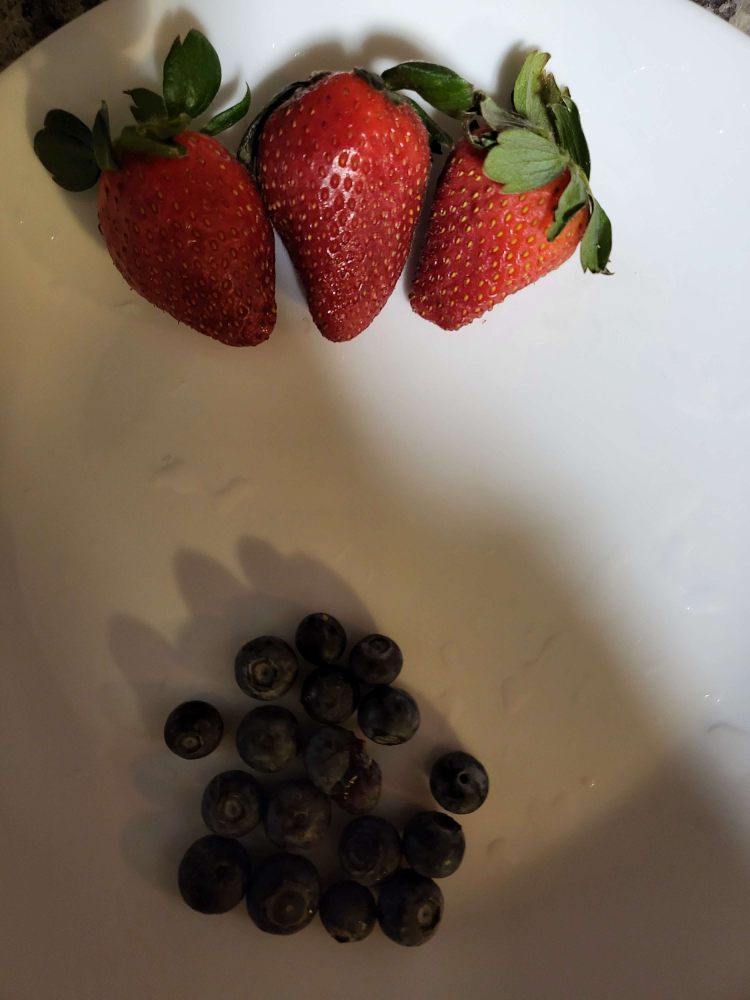
#> input picture Image/2mode.jpg, 3000 x 4000 px (shown at 1/4 size)
$ python -i filters.py   (imports and definitions only)
#> lines starting #> are read from the running program, lines starting #| are printed output that depends on the picture
#> further down, picture is the input picture: shape (4000, 3000, 3); mean B, G, R 94.5, 107.6, 126.3
import cv2
import numpy as np
import matplotlib as plt
from skimage.transform import resize

__all__ = ['']

def reduce_size(img, factor=2):
    # Resize the image to half its original size
    height, width = img.shape[:factor]
    img_resized = resize(img, (height//factor, width //
                         factor), anti_aliasing=False)
    return img_resized

def contrast_stretch(img):
    # Convert the image to a numpy array
    img = np.array(img)

    # Calculate the minimum and maximum values of the image
    min_val = np.min(img)
    max_val = np.max(img)

    # New minimum and maximum values
    output_min = 0
    output_max = 255

    # Contrast Stretch = Current Delta * Stretching factor + new_min
    img = (img - min_val) * ((output_max - output_min) /
                             (max_val - min_val)) + output_min

    # Convert the image back to 8-bit unsigned integer format
    img = np.clip(img, 0, 255).astype(np.uint8)

    return img

def gamma_correction(img, gamma=1.0, alpha=0.0):
    # Convert the image to a numpy array
    img = np.array(img)

    # Normalize the image to the range [0, 1]
    img = img / 255.0

    # Apply the gamma correction
    img = np.power(img+alpha, gamma)

    # Scale the image back to the range [0, 255]
    img = np.clip(img * 255, 0, 255).astype(np.uint8)

    return img

def histogram_equalization(img):
    # Convert the image to a grayscale image
    gray = cv2.cvtColor(img, cv2.COLOR_BGR2GRAY)
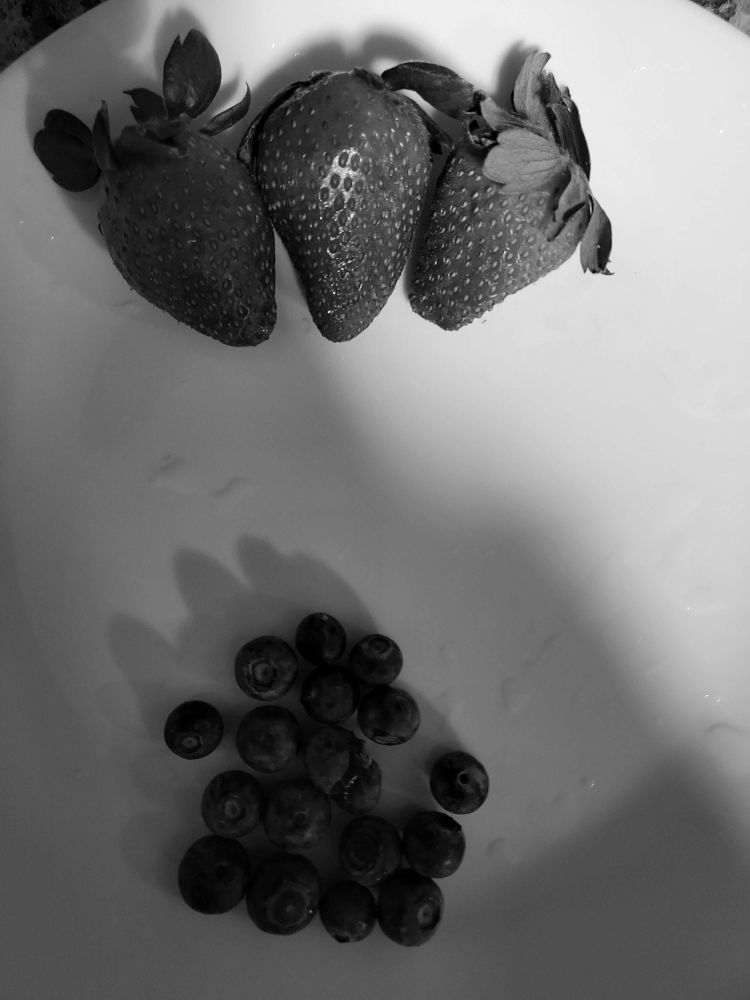
#> gray: shape (4000, 3000) (shown at 1/4 size); min 0, max 255, mean 111.6

    # Calculate the cdf
    hist, bins = np.histogram(gray.flatten(), 256, [0, 256])
#> hist = 256 values, max 286416 at index 79, min 11 at index 255, mean 46875; bins = 257 values from 0 to 256
    cdf = hist.cumsum()
#> cdf = 256 values from 16461 to 12000000

    # Calculate the normalized cdf
    cdf_normalized = cdf / cdf.max()
#> cdf_normalized = 256 values from 0.00137 to 1

    # Map the pixel values to the normalized cumulative distribution
    img_equalized = np.interp(gray, bins[:-1], cdf_normalized)
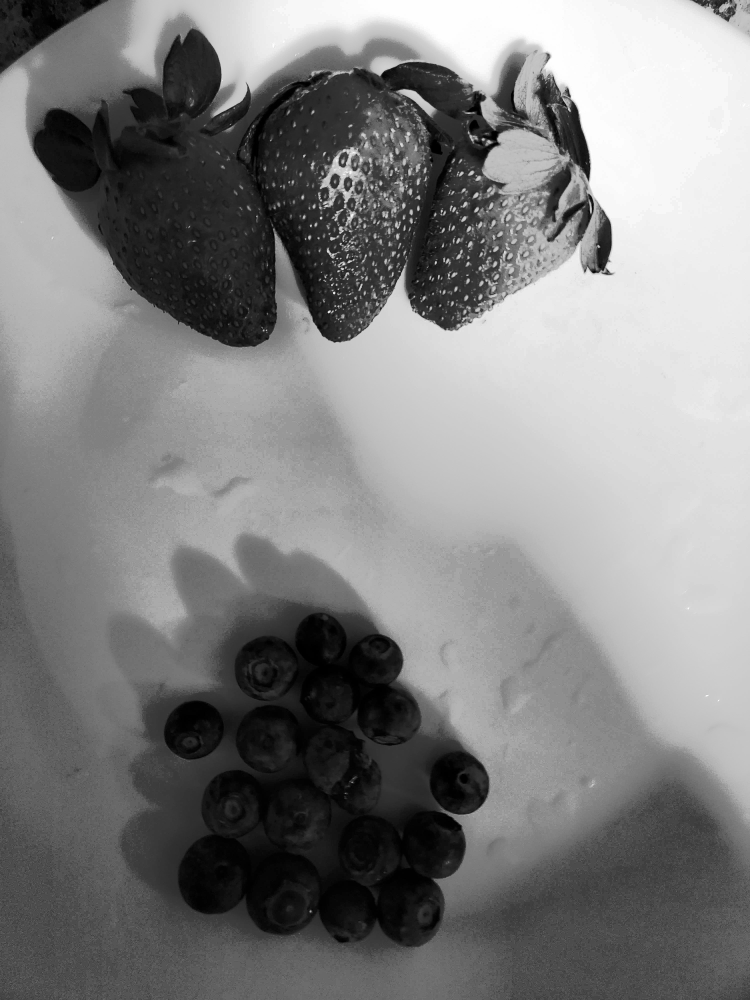
#> img_equalized: shape (4000, 3000) float64 (shown at 1/4 size); min 0.00137, max 1, mean 0.504

    # Convert the image back to 8-bit unsigned integer format
    img_equalized = np.clip(img_equalized*255, 0, 255).astype(np.uint8)

    # Convert the image back to BGR format
    img_equalized = cv2.cvtColor(img_equalized, cv2.COLOR_GRAY2BGR)
#> img_equalized: shape (4000, 3000, 3)

    return img_equalized

>>> import cv2
>>> picture = cv2.imread('../Image/2mode.jpg')
>>> result = histogram_equalization(picture)

$ run again, on Image/3mode.jpg
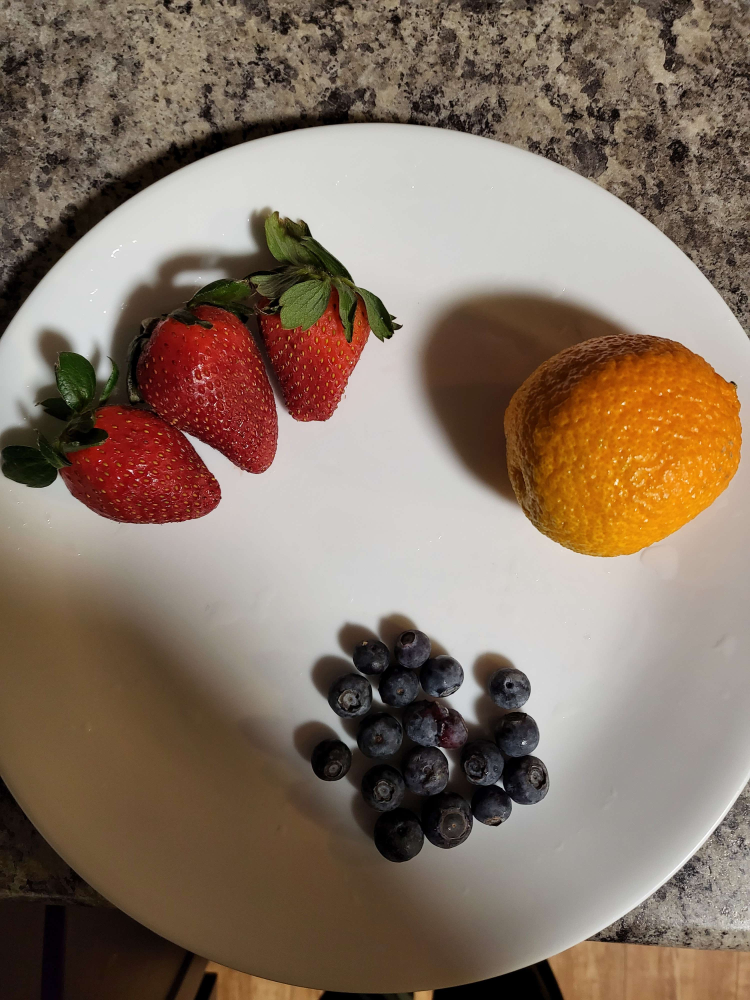
#> input picture Image/3mode.jpg, 3000 x 4000 px (shown at 1/4 size)
#> picture is the input picture: shape (4000, 3000, 3); mean B, G, R 100.1, 115.4, 134
#> in histogram_equalization, `gray = cv2.cvtColor(img, cv2.COLOR_BGR2GRAY)`:
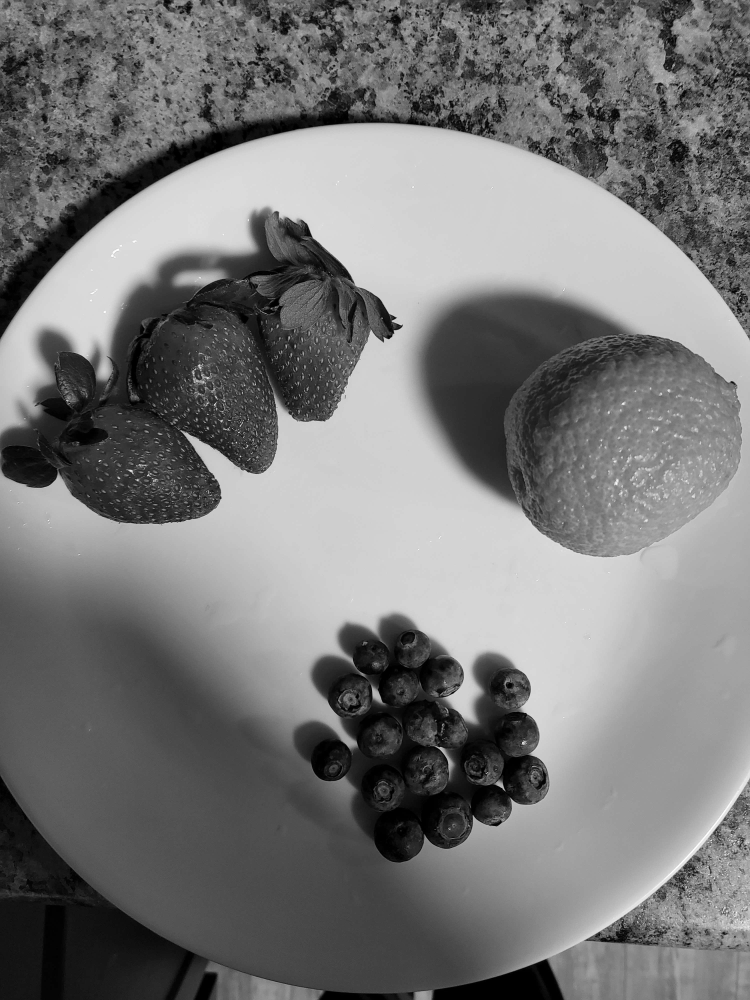
#> gray: shape (4000, 3000) (shown at 1/4 size); min 0, max 255, mean 119.2
#> hist = 256 values, max 435261 at index 208, min 128 at index 247, mean 46875; bins = 257 values from 0 to 256
#> cdf = 256 values from 71775 to 12000000
#> cdf_normalized = 256 values from 0.00598 to 1
#> in histogram_equalization, `img_equalized = np.interp(gray, bins[:-1], cdf_normalized)`:
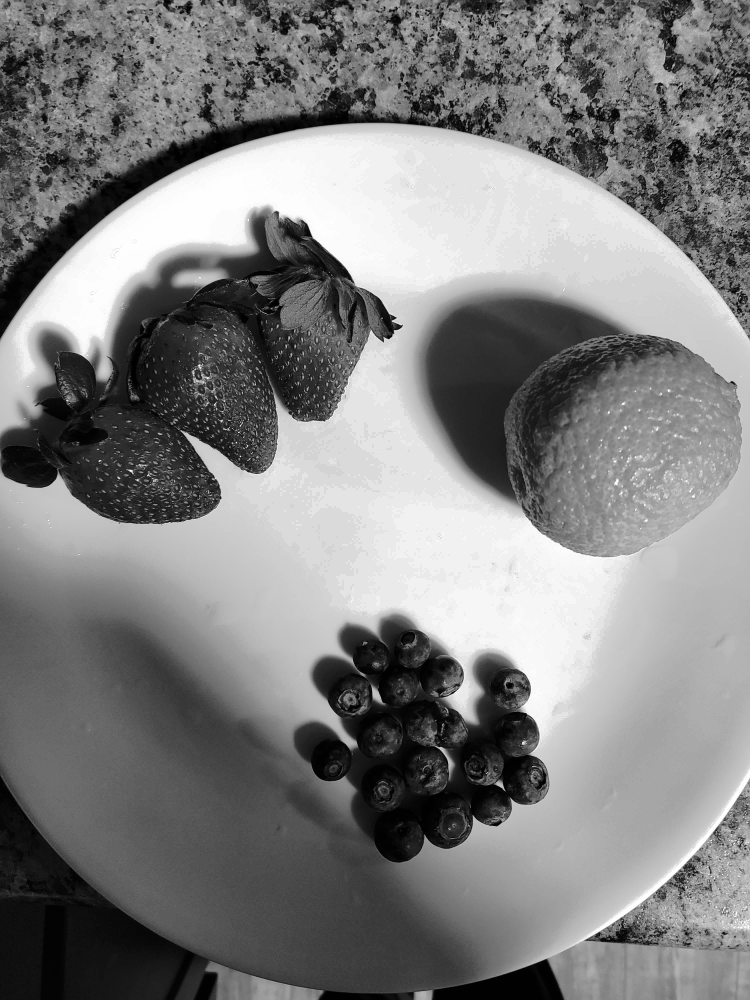
#> img_equalized: shape (4000, 3000) float64 (shown at 1/4 size); min 0.00598, max 1, mean 0.504

$ run again, on Image/orange2.jpg
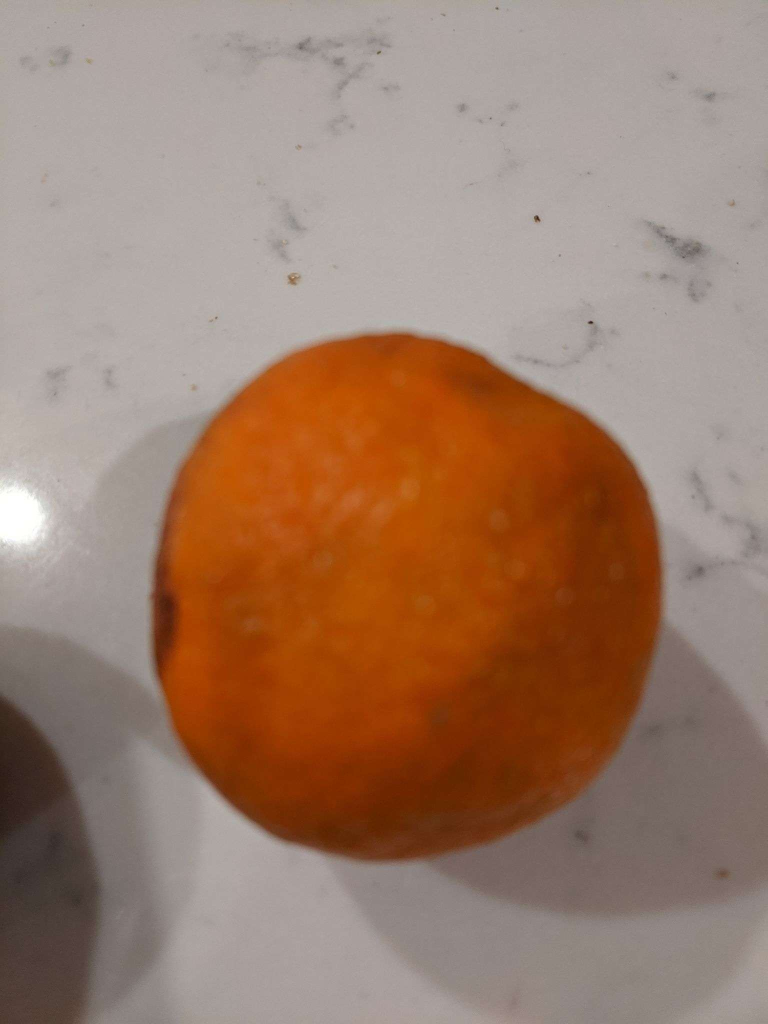
#> input picture Image/orange2.jpg, 1536 x 2048 px (shown at 1/2 size)
#> picture is the input picture: shape (2048, 1536, 3); mean B, G, R 107.4, 125.5, 156.1
#> in histogram_equalization, `gray = cv2.cvtColor(img, cv2.COLOR_BGR2GRAY)`:
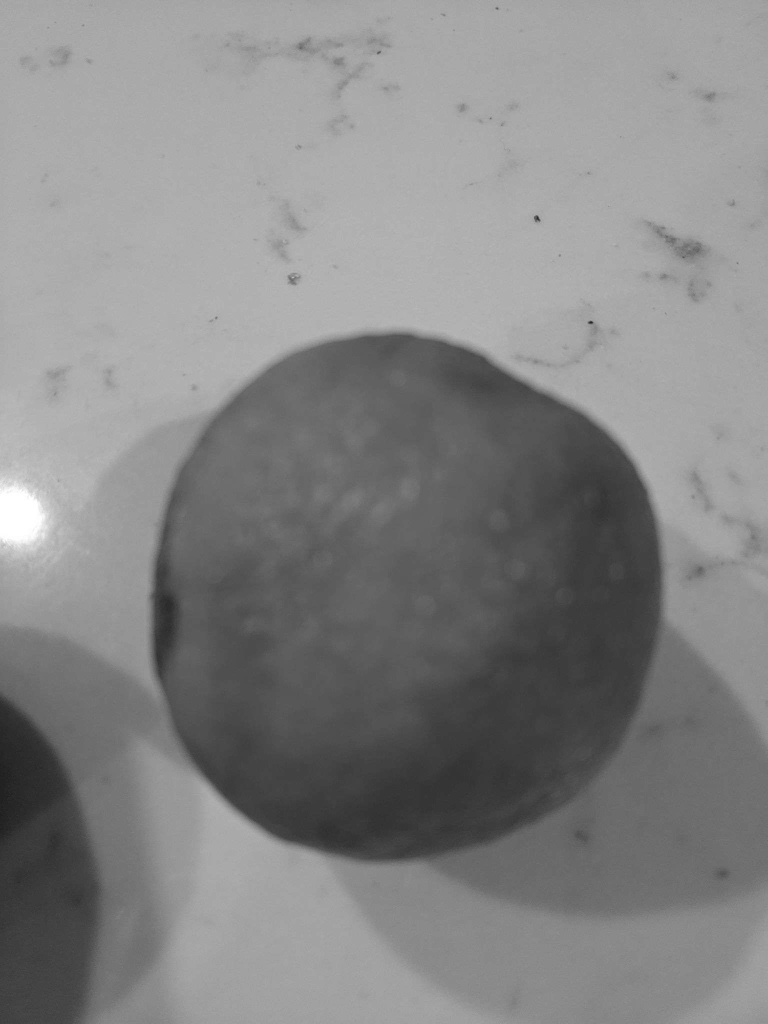
#> gray: shape (2048, 1536) (shown at 1/2 size); min 27, max 255, mean 132.6
#> hist = 256 values, max 119943 at index 172, min 0 at index 0, mean 12288; bins = 257 values from 0 to 256
#> cdf = 256 values from 0 to 3145728
#> cdf_normalized = 256 values from 0 to 1
#> in histogram_equalization, `img_equalized = np.interp(gray, bins[:-1], cdf_normalized)`:
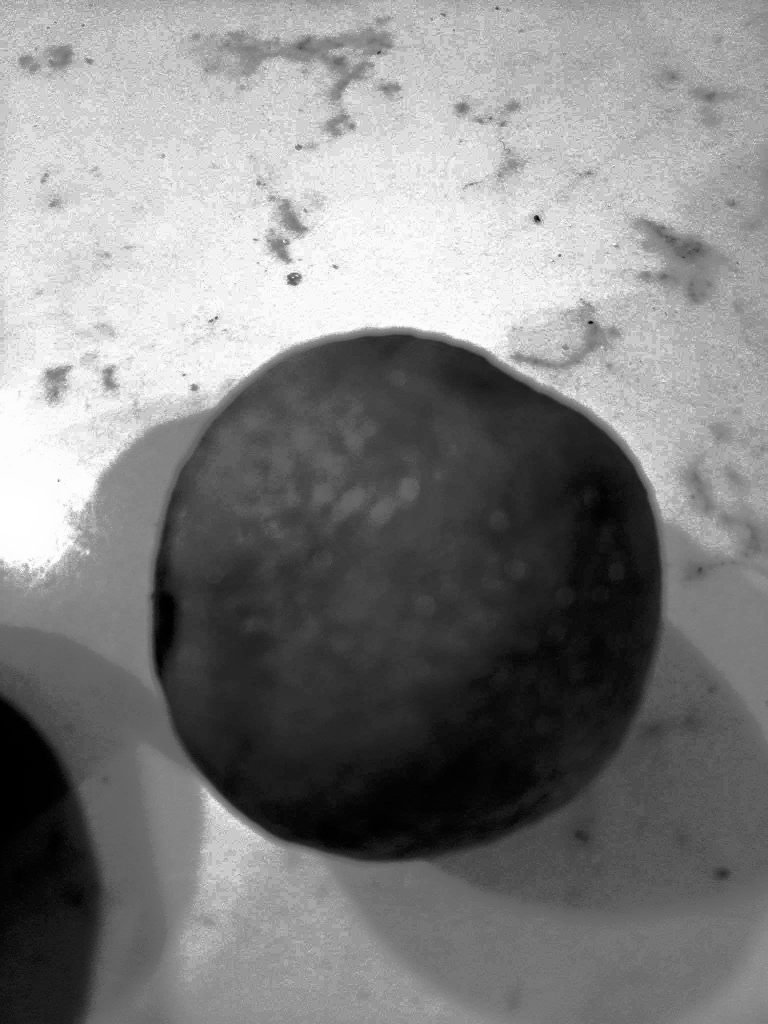
#> img_equalized: shape (2048, 1536) float64 (shown at 1/2 size); min 3.18e-07, max 1, mean 0.507
